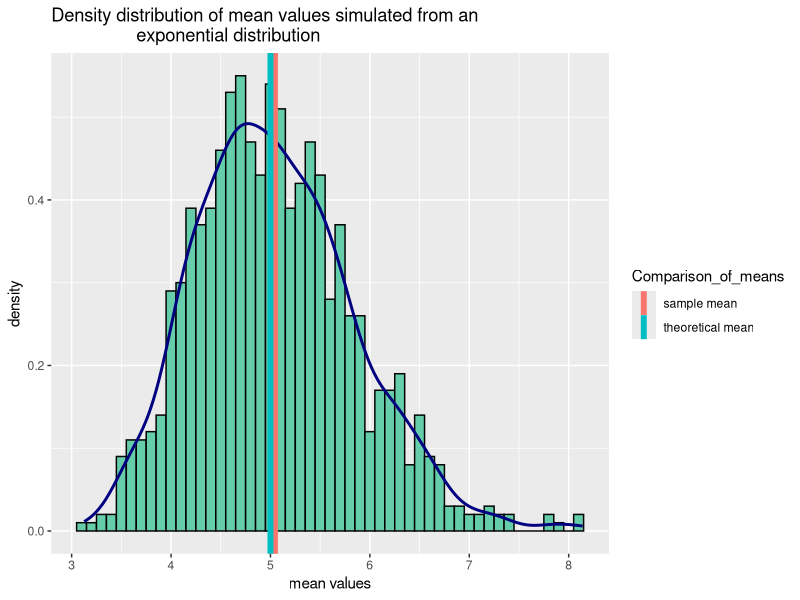
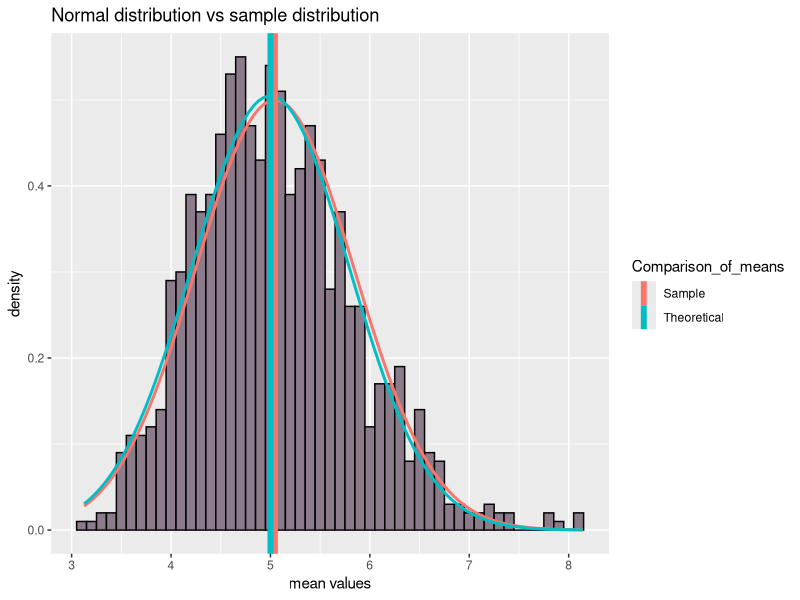

Generate these figures, in order, with R:
## ---- chunk 1

##setting the seed
set.seed(10)

lambda <- 0.2
sample_size <- 40
simulations <- 1000

##running the simulation
simulation_1 <- NULL

for(i in 1:simulations) 
  {
  simulation_1 <- c(simulation_1, mean(rexp(sample_size, lambda)))
  }
##calculating the mean of the simulation
mean(simulation_1)
## ---- chunk 2
lambda <- 0.2
##mentioned in the question
mean_exp <- 1/lambda 

mean_exp
## ---- chunk 3

library(ggplot2)
## ---- chunk 4
##creating a data frame with the mean from simulation and theoretical mean
means <- data.frame (Comparison_of_means = c("sample mean","theoretical mean"), 
                     values = c(mean(simulation_1), 1/lambda))
## creating a histogram with density distribution of means along with the intercepts for the two means mentioned above
g2 <- ggplot(data.frame(simulation_1),aes(x=simulation_1))

g2 <- g2+ggtitle("Density distribution of mean values simulated from an 
                 exponential distribution")+xlab("mean values")

g2 <- g2 + geom_histogram(binwidth = 0.1, colour = "black", fill = "aquamarine3", 
                          aes(y=..density..))

g2 <- g2+geom_density(color="navyblue", size = 1)

g2 <- g2+geom_vline(data = means,aes(xintercept=values, 
                                     col=Comparison_of_means),size=2)
print(g2)
## ---- chunk 5
var(simulation_1)
## ---- chunk 6
std_dev <- 1/lambda/sqrt(sample_size)
variance_exp <- std_dev^2
variance_exp
## ---- chunk 7
library(ggplot2)
## ---- chunk 8
##setting seed
set.seed(10)

## include all the data supplied
lambda <- 0.2
sample_size <- 40
simulations <- 1000

##creating a for loop to get all the means of the simulations
simulation_1 <- NULL

for(i in 1:simulations) 
{
  simulation_1 <- c(simulation_1, mean(rexp(sample_size, lambda)))
}

##creating a data frame with the given means
means <- data.frame (Comparison_of_means = c("Sample","Theoretical"), 
                     values = c(mean(simulation_1), 1/lambda))

g3 <- ggplot(data.frame(simulation_1),aes(x=simulation_1))
g3 <- g3+xlab("mean values")
g3 <- g3 + geom_histogram(binwidth = 0.1, colour = "black", fill = "thistle4", 
                          aes(y=..density..))
g3 <- g3 + stat_function(fun = dnorm, args = list(mean = mean(simulation_1), 
                                                  sd = sqrt(var(simulation_1))),
                         col = "#F8766D",size = 1)
g3 <- g3 + stat_function(fun = dnorm,args = list(mean=                     
                                                    1/lambda,sd = 
                                              sqrt((1/lambda)^2/sample_size)),
                          col = "#00BFC4",size = 1)
g3 <- g3 + ggtitle("Normal distribution vs sample distribution")
g3 <- g3+geom_vline(data = means,aes(xintercept=values, 
                                     col=Comparison_of_means),size=2)
print (g3)
